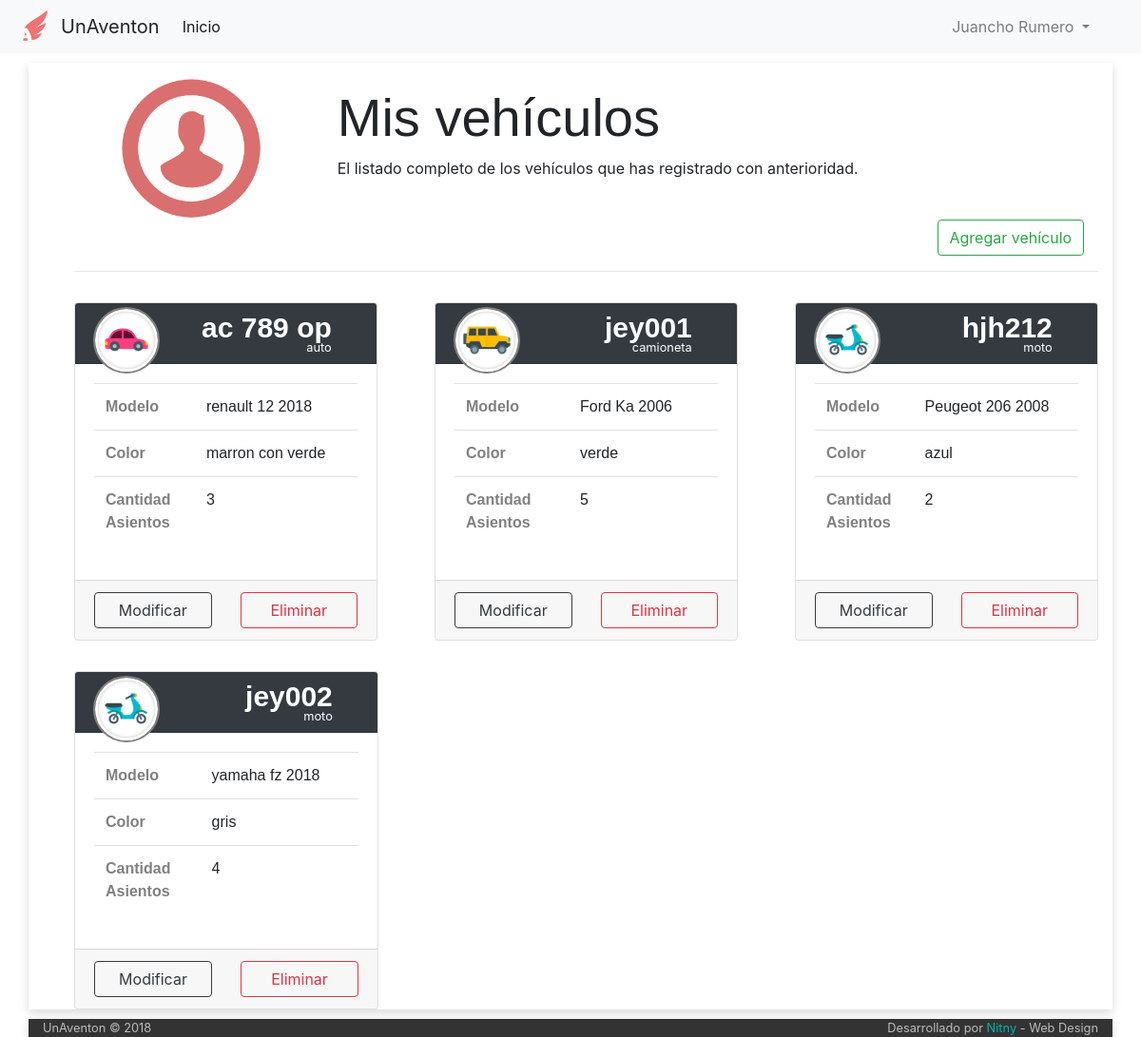
The page /listado-vehiculos (signed in) on the database as committed earlier.
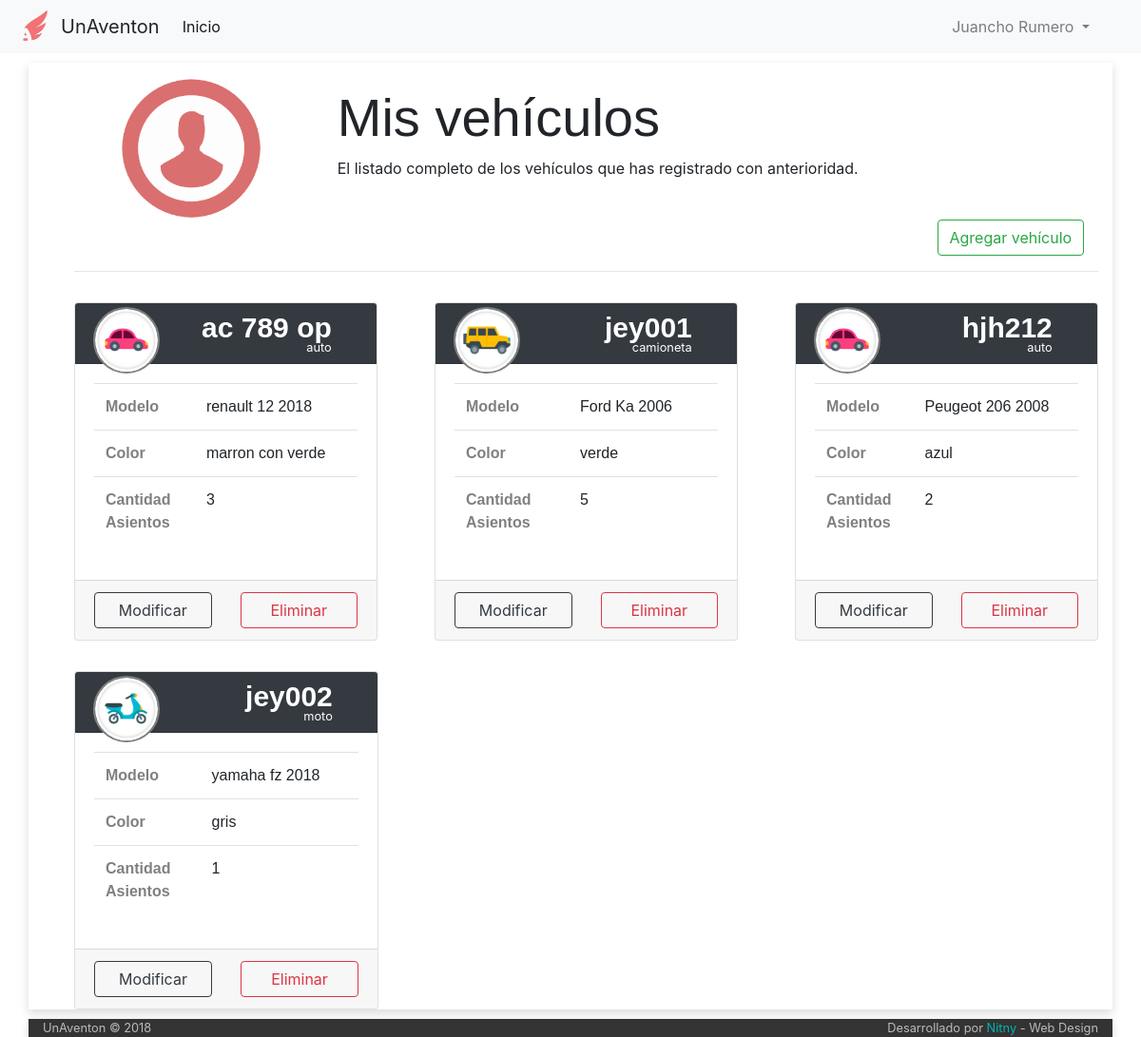
The same page on the database as committed later.
### tables this page shows
CREATE TABLE IF NOT EXISTS `vehiculo` (
  `idVehiculo` int(6) NOT NULL AUTO_INCREMENT,
  `idPropietario` int(6) NOT NULL,
  `cant_asientos` int(2) NOT NULL,
  `modelo` varchar(30) NOT NULL,
  `marca` varchar(30) NOT NULL,
  `color` varchar(20) NOT NULL,
  `patente` varchar(10) NOT NULL COMMENT 'puede ser patente extrangera',
  `tipo` int(1) DEFAULT NULL,
  `eliminado` tinyint(1) NOT NULL DEFAULT '0',
  PRIMARY KEY (`idVehiculo`)
);

CREATE TABLE IF NOT EXISTS `tipo_vehiculo` (
  `idTipo` int(1) NOT NULL AUTO_INCREMENT,
  `icono` varchar(140) DEFAULT NULL,
  `tipo` varchar(11) NOT NULL,
  PRIMARY KEY (`idTipo`)
);

### index.php (called while the page is built, shortened)
<?php
	include ('php/inicio_body.php');
	$router = new Router;
	$vars = $router->get_variables();
	render($vars);
	include ('php/cierre_body.php');

### controller/listado-vehiculos.php (the view, shortened to what this page needs)
<?php
function render($vars = []){
	include('php/conexion.php');
	function modificable($id, $numElto){
		include('php/conexion.php');
		$consulta = "SELECT * FROM viaje WHERE idVehiculo = '$id'";
		$viajes = mysqli_query($conexion, $consulta) or
													die("Error en la busqueda de vehiculos que esten en viajes" . mysqli_error($conexion));
		$esModificable = "#ModificarAuto$numElto";
		if($viaje = mysqli_fetch_array($viajes)){
			$esModificable = "#errorModificacion";
		}
		return $esModificable;
	}
	?>
		<div class="container" style="width:200rem; padding-left: 3rem">
		<div class="row">
		    <div class="col-md-3" style="text-align: center">
		      <img src="img/user.png" alt="imagen de usuario" style="width: 150px; margin-top: 15px">
		    </div>
		    <div class="col-md-8" style="margin-top: 1.5rem">
		      <h1 class="display-4" style="font-family: helvetica;">Mis vehículos</h1>
		      <p> El listado completo de los vehículos que has registrado con anterioridad. </p>
		    </div>
		</div>
		<div class="row">
			<div class="offset-10">
				<button type="button" name="cargaVehiculo" class="btn btn-outline-success" data-toggle="modal" data-target="#CargarAuto">Agregar vehículo</button>
			</div>
		</div>
		 <hr>
	<?php
	$consulta = "select *, vehiculo.tipo as 'vehiculotipo'
							from vehiculo
							INNER JOIN tipo_vehiculo on vehiculo.tipo=tipo_vehiculo.idTipo
						  where idPropietario='$_SESSION[userId]' and eliminado=0";
	$vehiculos=mysqli_query($conexion, $consulta)
			or die("error de la consulta:".mysqli_error($conexion));
	$numElto = 0;
	$vehiculo = mysqli_fetch_array($vehiculos);
	while($vehiculo){
		?>
		<div class="row" style="margin-top: 2rem">
			<div class="card-deck">
		<?php
		$elementosEnFila = 1;
		while(($vehiculo) &&($elementosEnFila <= 3)){
?>
				<div class="card" style="width: 20rem; margin-left: 30px; margin-right: 30px">
							    <div class="card-header bg-dark text-white">
								    	<div class="profile-header-container">
								  			<div class="row" style="margin-top: -.5rem; margin-left: -1rem;">
								  				<div class="col col-md-4 profile-header-img">
											     	<img class="img-circle" src="<?php echo $vehiculo['icono'] ?>"/>
												</div>
												<div class="col col-md-8" style="margin-top: 1.5rem; margin-left: -1.7rem;">
											   		<span class="text-left tipo float-right" style="font-family: helvetica; font-size: 30px; margin-top: -25px"> <?php echo $vehiculo['patente'];?></span><br>
														<small class="float-right" style="margin-top: -15px"><?php echo $vehiculo['tipo'];?></small>
												</div>
								  			</div>
										</div>
								    </div>
							    <div class="card-body">
									<table class="table">
									  <tbody>
									    <tr>
									      <th scope="row" style="color:grey">Modelo</th>
									      <td><?php echo "$vehiculo[marca] $vehiculo[modelo]"; ?></td>
									    </tr>
									    <tr>
									      <th scope="row" style="color:grey">Color</th>
									      <td style=""><?php echo $vehiculo['color']; ?></td>
									    </tr>
									    <tr>
									      <th scope="row" style="color:grey">Cantidad<br>Asientos</th>
									      <td><?php echo $vehiculo['cant_asientos']; ?></td>
									    </tr>
									  </tbody>
									</table>
							    </div>
							    <div class="card-footer">
							      <div class="row">
							      	<div class="col col-md-6">
							      			<button type="button" class="btn btn-outline-dark btn-block" data-toggle="modal" data-target="<?php echo modificable($vehiculo['idVehiculo'], $numElto)?>">Modificar</button>
							      		</div>
							      		<div class="col col-md-6" >
							      			<?php
												$viajes = mysqli_query($conexion, "SELECT * FROM viaje where idVehiculo='$vehiculo[idVehiculo]'");
							      				if($cant_viajes = mysqli_num_rows($viajes) > 0)
							      				{
							      					echo '<buton class="btn btn-outline-danger btn-block" onclick="alert(\'El vehiculo se encuentra postulado a '.$cant_viajes.' viaje/s\')" > Eliminar </button>';
							      				}else
							      				{
							      					echo '<form action="/listado-vehiculos" method="POST">
							    							<input type="text" name="idBaja" value="'.$vehiculo['idVehiculo'].'"hidden>
							    							<button class="btn btn-outline-danger btn-block" onclick="return confirm(\'está seguro que quiere eliminar el vehiculo con patente '.$vehiculo['patente'].'?\')"> Eliminar </button>
							   							 </form>';
							      				}
							      			?>
							      		</div>
							      </div>
							    </div>
							  </div>
							  <?php
			$elementosEnFila++;
			$numElto++;
			$vehiculo = mysqli_fetch_array($vehiculos);
		}
		?>
		</div>
	</div>
		<?php
	}
	?>
	</div>
	<div class="container">
	<?php
}

Rows that differ between the two databases and show on the page:
changed vehiculo "hjh212": tipo_vehiculo.icono: a different picture; tipo_vehiculo.tipo "moto" → "auto"
changed vehiculo "jey002": cant_asientos "4" → "1"
Other text that changed with them:
list line gone: "Eliminar"
new list line: "Eliminar"
